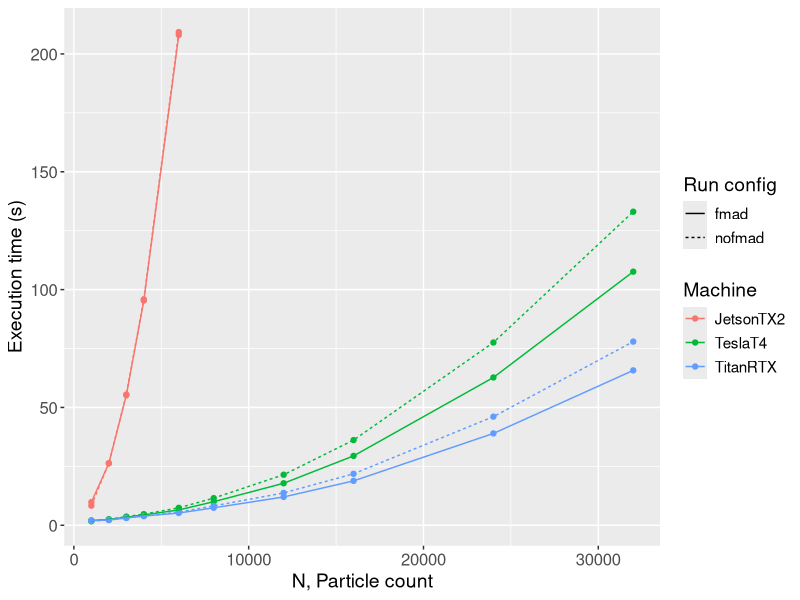
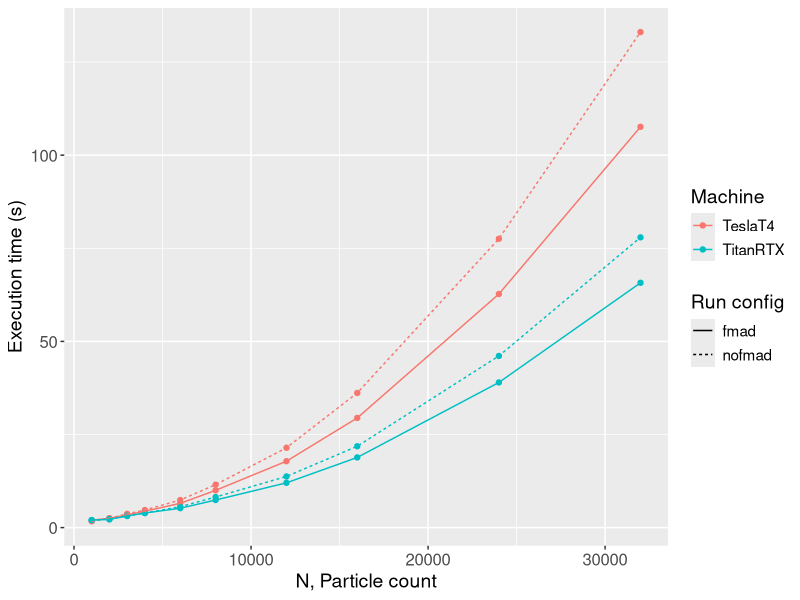
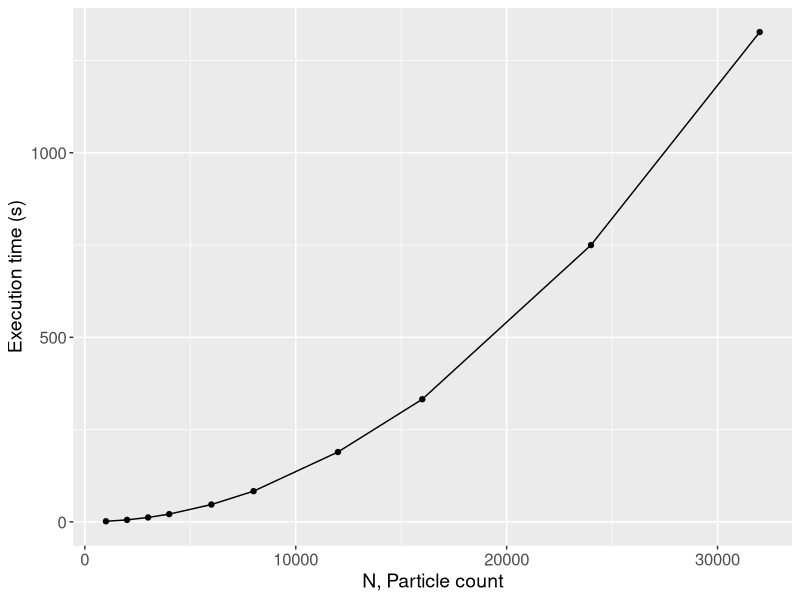
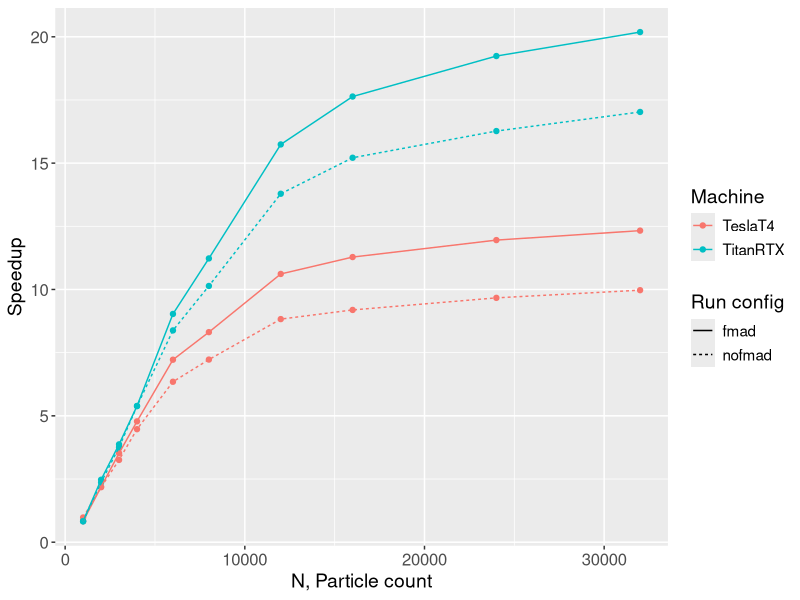
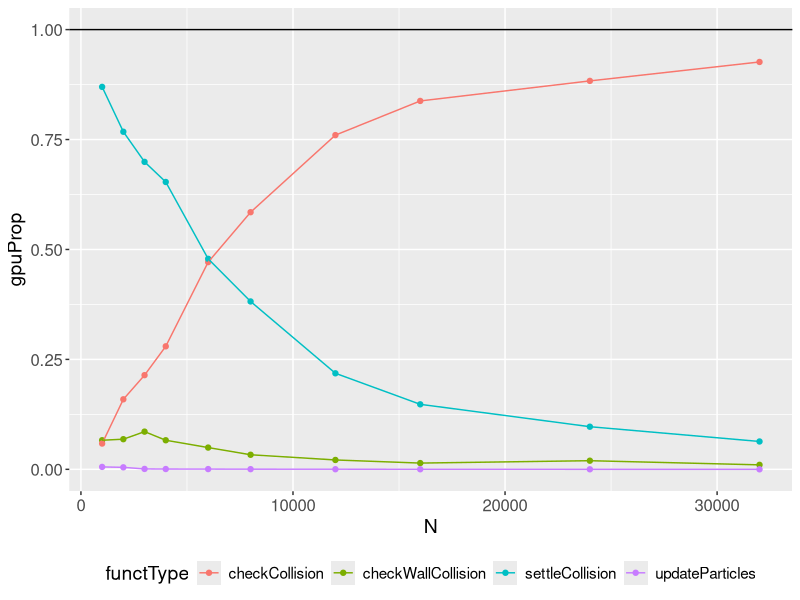
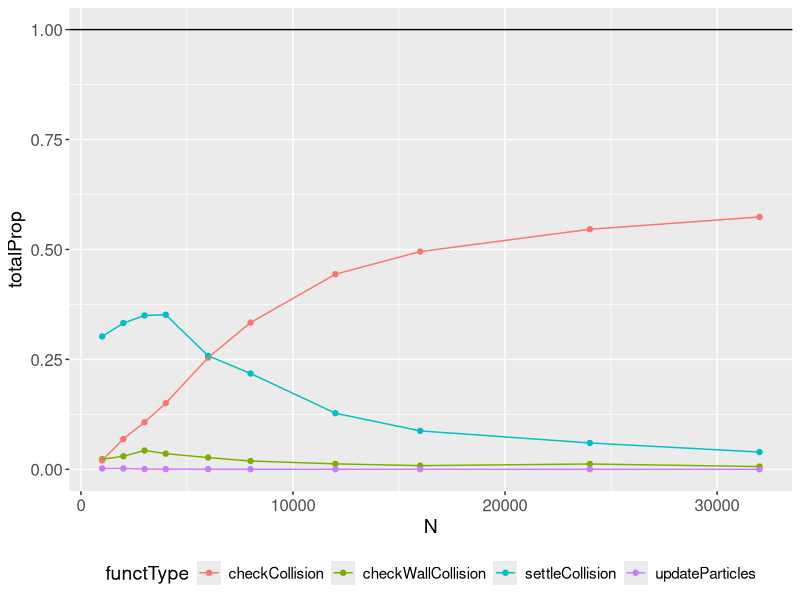
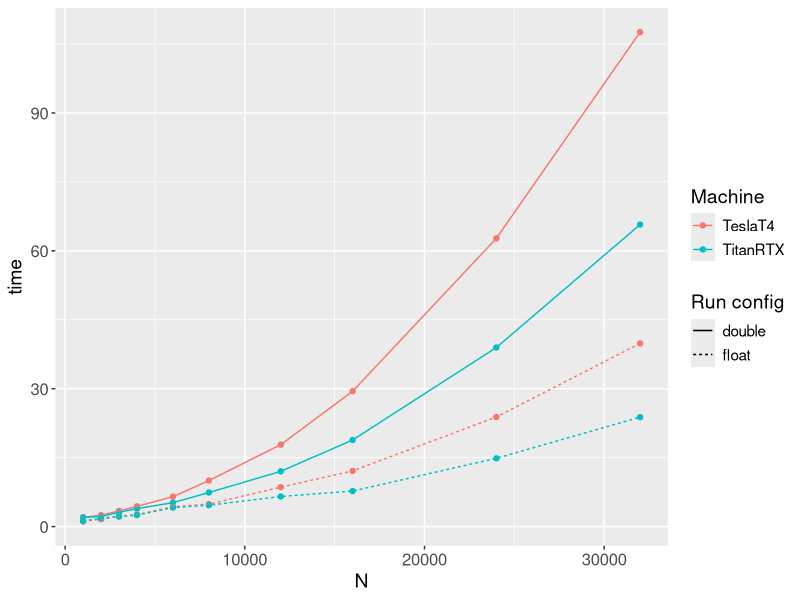
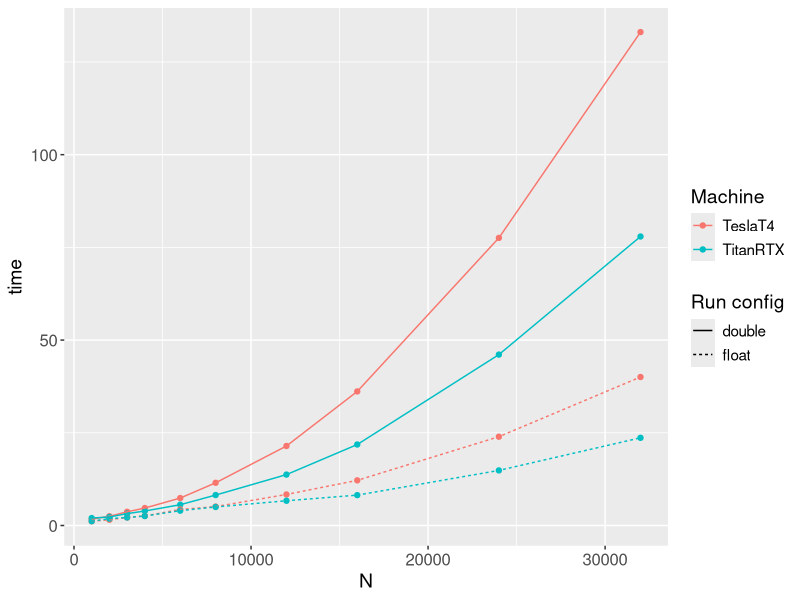

Source code (R) for these figures, in order:
library(ggplot2)
library(dplyr)
library(tidyr)

SAVE = TRUE

# setwd("E:/Brownie/cuda/report/rawResults/")
cpuData = read.csv("cpuData.csv")
gpuData = read.csv("gpuData.csv")

SAVE_LOCATION = "../processedGpuResults/"

defaultTheme = theme(text=element_text(size=14),
                     axis.text=element_text(size=12),
                     legend.text=element_text(size=11),
                     axis.title=element_text(size=14))
machineLabs = labs(linetype = 'Run config', color = 'Machine')

### Standard runs ###

ggplot(gpuData) +
    geom_point(aes(N, time, color=machine)) +
    geom_line(aes(N, time, color=machine, linetype=config)) +
    labs(x = "N, Particle count",
         y = "Execution time (s)") +
    defaultTheme + machineLabs
ifelse(SAVE, ggsave(paste0(SAVE_LOCATION, "gpu-varyN-withJetson.png"), dpi = 300), NA)

gpuData = gpuData[!(gpuData$machine == "JetsonTX2"),]

ggplot(gpuData) +
    geom_point(aes(N, time, color=machine)) +
    geom_line(aes(N, time, color=machine, linetype=config)) +
    labs(x = "N, Particle count",
         y = "Execution time (s)") +
    defaultTheme + machineLabs
ifelse(SAVE, ggsave(paste0(SAVE_LOCATION, "gpu-varyN.png"), dpi = 300), NA)

ggplot(cpuData) + 
    geom_point(aes(N, time)) +
    geom_line(aes(N, time)) +
    labs(x = "N, Particle count",
         y = "Execution time (s)") +
    defaultTheme + machineLabs
ifelse(SAVE, ggsave(paste0(SAVE_LOCATION, "cpu-varyN.png"), dpi = 300), NA)

colnames(cpuData)[which(colnames(cpuData) == "time")] = "cpuTime"
colnames(gpuData)[which(colnames(gpuData) == "time")] = "gpuTime"
varyNData = left_join(gpuData,select(cpuData, N, L, r, steps, cpuTime), by = c('N', 'L', 'r', 'steps'))
varyNData$speedup = varyNData$cpuTime / varyNData$gpuTime

ggplot(varyNData) +
    geom_point(aes(N, speedup, color=machine)) +
    geom_line(aes(N, speedup, color=machine, linetype=config)) +
    labs(x = "N, Particle count",
         y = "Speedup") +
    defaultTheme + machineLabs
ifelse(SAVE, ggsave(paste0(SAVE_LOCATION, "gpu-speedup.png"), dpi=300))

rm(varyNData)

### Analysis of GPU Kernel runtimes ###

propData = gather(gpuData, "functType", "funcTime", checkWallCollision:updateParticles)
propData = propData[propData$machine == "TitanRTX" & propData$config == "fmad",]
propData = propData %>% 
    group_by(N, L, r, steps, config, machine) %>%
    mutate(gpuTotalTime = sum(funcTime)) %>%
    mutate(gpuProp = funcTime/gpuTotalTime, totalProp = funcTime/gpuTime)

ggplot(propData) +
    geom_point(aes(N, gpuProp, color=functType)) +
    geom_line(aes(N, gpuProp, color=functType)) +
    geom_hline(yintercept = 1) +
    theme(legend.position="bottom") + 
    defaultTheme
ifelse(SAVE, ggsave(paste0(SAVE_LOCATION, "titan-fmad-proportion-GPU.png"), dpi = 300))

ggplot(propData) +
    geom_point(aes(N, totalProp, color=functType)) +
    geom_line(aes(N, totalProp, color=functType)) +
    geom_hline(yintercept = 1) +
    theme(legend.position="bottom") + 
    defaultTheme
ifelse(SAVE, ggsave(paste0(SAVE_LOCATION, "titan-fmad-proportion-Total.png"), dpi = 300))

rm(propData)

### Float runs ###

floatData = read.csv("floatData.csv")
tempFloatData = floatData
tempFloatData$type = as.factor("float")
tempGpuData = gpuData
tempGpuData = tempGpuData[,-c(8:11)]
colnames(tempGpuData)[7] = "time"
tempGpuData$type = as.factor("double")
varyTypeData = rbind(tempGpuData, tempFloatData)
rm(tempGpuData, tempFloatData)
# varyTypeData = left_join(gpuData, select(floatData, N, L, r, steps, config, machine), by = c('N', 'L', 'r', 'steps', 'config', 'machine'))

ggplot(varyTypeData[varyTypeData$config == "fmad",]) +
    geom_point(aes(N, time, colour=machine)) +
    geom_line(aes(N, time, color=machine, linetype=type)) +
    defaultTheme + machineLabs
ifelse(SAVE, ggsave(paste0(SAVE_LOCATION, "double-float-comparison-fmad.png"), dpi = 300), NA)

ggplot(varyTypeData[varyTypeData$config == "nofmad",]) +
    geom_point(aes(N, time, colour=machine)) +
    geom_line(aes(N, time, color=machine, linetype=type)) +
    defaultTheme + machineLabs
ifelse(SAVE, ggsave(paste0(SAVE_LOCATION, "double-float-comparison-nofmad.png"), dpi = 300), NA)


rm(varyTypeData)

### ChunkSize runs ###

chunkSizeData = read.csv("chunkSizeData.csv")
chunkSizeData = chunkSizeData[chunkSizeData$config == "fmad",]

n2000Data = chunkSizeData[chunkSizeData$N == 2000,]
n32000Data = chunkSizeData[chunkSizeData$N == 32000,]

rm(chunkSizeData)
rm(n2000Data)
rm(n32000Data)

# Filter times

filterData = read.csv("filterTimes.csv")
ggplot(filterData, ) +
    geom_point(aes(N, avgTime)) +
    geom_line(aes(N, avgTime)) +
    labs(x = "N", y = "Average time (per step) to qsort") +
    defaultTheme
ifelse(SAVE, ggsave(paste0(SAVE_LOCATION, "avgSortTime.png"), dpi = 300), NA)

rm(filterData)

# Divergence analysis

diverged = read.csv("divergedParticles.csv")
diverged = gather(diverged, "type", "particles", fmad:nofmad)

ggplot(diverged) +
    geom_hline(yintercept=1000) +
    geom_line(aes(step, particles, color=type)) +
    labs(x = "Step number", y = "Particles diverged") +
    xlim(0, 175) + 
    defaultTheme
ifelse(SAVE, ggsave(paste0(SAVE_LOCATION, "divergedParticles.png"), dpi = 300), NA)

rm(diverged)
